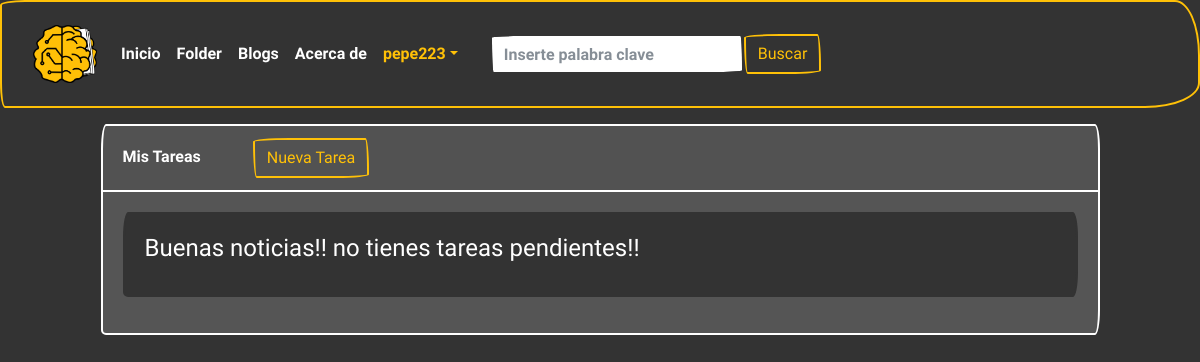
Page /mi_tasks/ (signed in) on the earlier database version.
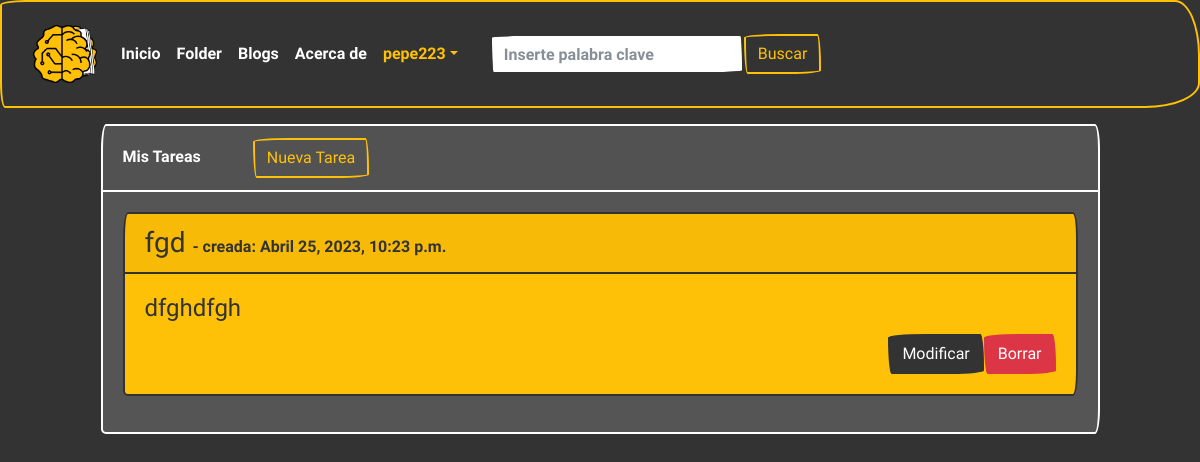
Same page on the later database version.
### folder/models.py (models this page shows, shortened)
class Task(models.Model):
    titulo = models.CharField(max_length=200)
    descripcion = models.TextField(max_length=1000)
    creado = models.DateTimeField(auto_now_add=True)
    user = models.ForeignKey(User, on_delete=models.CASCADE)

### folder/views.py (the view)
# urls.py: path('mi_tasks/', views.mi_tasks, name='mi_tasks'),
@login_required
def mi_tasks(request):
    tasks = Task.objects.filter(user=request.user)
    return render(request, 'mi_tasks.html', {"tasks": tasks})

### templates/mi_tasks.html (shortened to what this page needs)
{% extends "base.html" %}
{% load crispy_forms_tags %}
{% load static %}
{%block contenido%}
<div class="container d-flex d-flex justify-content-center align-items-top">
    <div class="card border-white text-white bg-secondary" style="width: 90%">
        <div class="card-header">Mis Tareas <a class="btn btn-outline-warning mx-5" href="{%url 'create_task'%}">Nueva
                Tarea</a></div>
        <div class="card-body">
            {% if tasks %}
            {% for task in tasks %}
            <div class="card text-primary bg-warning mb-3" style="width: 100%">
                <div class="card-header">
                    <span class="h3">
                        {{task.titulo}}
                    </span> - creada: {{task.creado}}
                </div>
                <div class="card-body">
                    <h4 class="card-title">{{task.descripcion}}</h4>
                    <div class="d-flex d-flex justify-content-end align-items-center"> <span><a
                                href="{% url 'detail_task' task.id %}" class="btn
                                    btn-primary">Modificar</a></span>
                        <span>
                            <form action="{% url 'delete_task' task.id %}" method="POST">
                                <button class="btn btn-danger">
                                    Borrar
                                </button>
                            </form>
                        </span>
                    </div>
                </div>
            </div>
            {% endfor %}
            {% else %}
            <div class="card text-white bg-primary mb-3" style="max-width: 100rem;">
                <div class="card-body">
                    <h4 class="card-title">Buenas noticias!! no tienes tareas pendientes!!</h4>
                </div>
            </div>
            {% endif %}
        </div>
    </div>
</div>
{% endblock contenido%}

Differences in the rows shown:
added Task: titulo "fgd", creado "Abril 25, 2023, 10:23 p.m.", descripcion "dfghdfgh"
Other differences:
text no longer shown: "Buenas noticias!! no tienes tareas pendientes!!"
